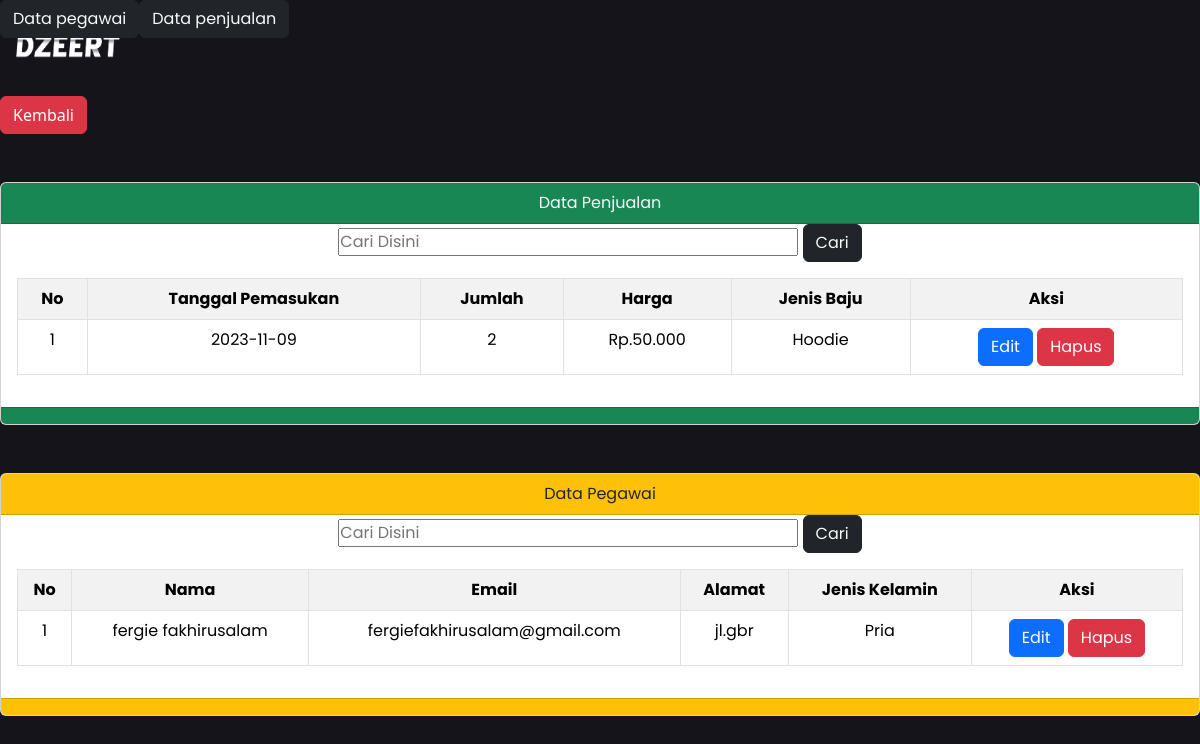
The app's page /owner/lapor.php, older data.
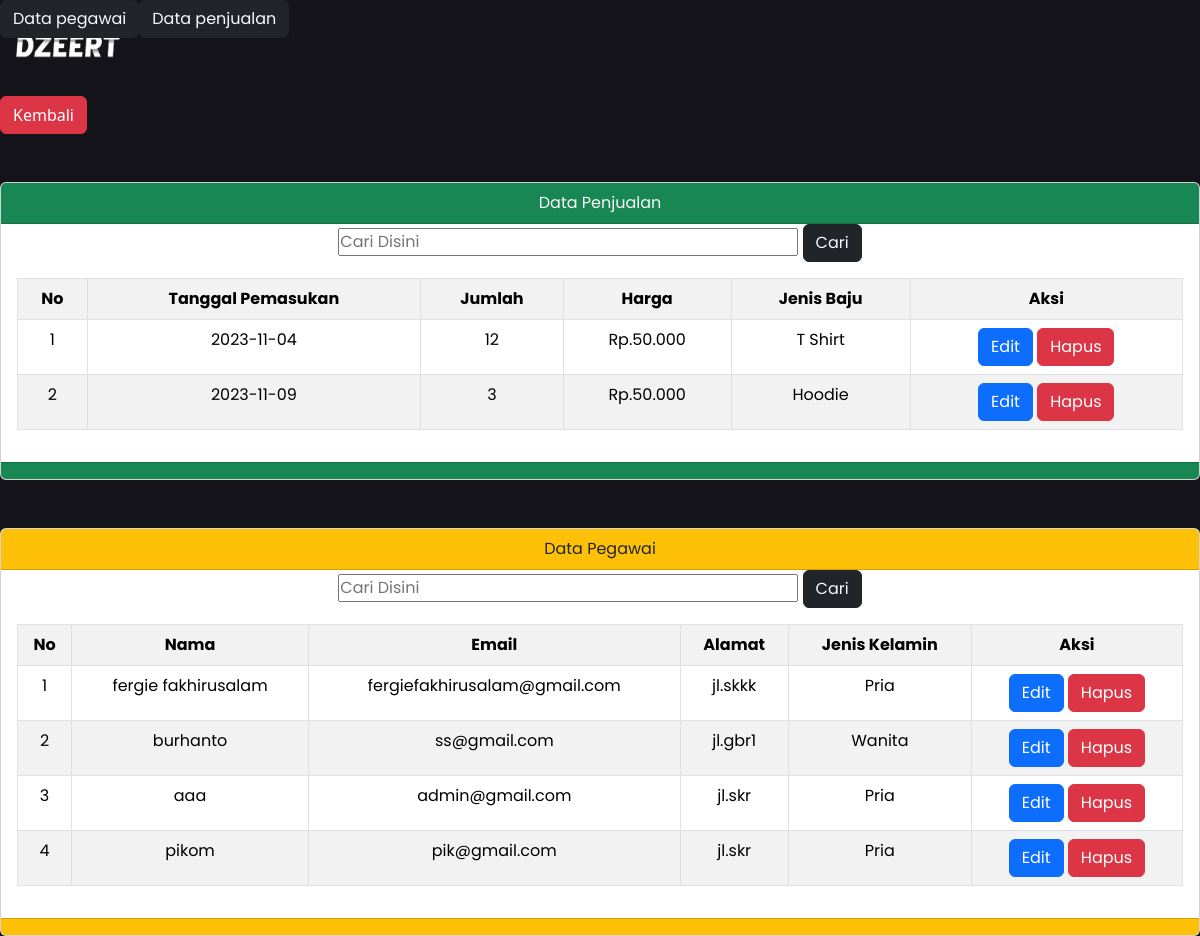
The same page, newer data.
### tables this page shows
CREATE TABLE `kelola_penjualan` (
  `id_penjualan` int(11) NOT NULL,
  `tanggal_penjualan` date NOT NULL,
  `jumlah` varchar(255) NOT NULL,
  `harga` varchar(255) NOT NULL,
  `jenis_baju` varchar(50) NOT NULL
);

CREATE TABLE `kelola_pegawai` (
  `id_pegawai` int(11) NOT NULL,
  `nama` varchar(50) NOT NULL,
  `email` varchar(50) NOT NULL,
  `alamat` varchar(255) NOT NULL,
  `jenis_kelamin` varchar(11) NOT NULL
);

### owner/function.php (called while the page is built, shortened)
<?php
$koneksi = mysqli_connect("localhost","root","","penjualan");
function query($query) {
    global $koneksi;
    $result= mysqli_query($koneksi, $query);
    $row = [];
    while($tampil = mysqli_fetch_assoc($result)) {
     $row[] = $tampil;
    }
    return $row;
}
?>

### owner/lapor.php (the view, shortened to what this page needs)
<?php require'function.php';
$kelola_penjualan = query("SELECT * FROM kelola_penjualan");
$kelola_pegawai = query("SELECT * FROM kelola_pegawai");
?>
<!DOCTYPE html>
<html lang="en">
<head>
    <link href="https://cdn.jsdelivr.net/npm/bootstrap@5.3.2/dist/css/bootstrap.min.css" rel="stylesheet">
  <link rel="stylesheet" href="../css/user.css">
</head>
<nav class="navbar navbar-expand-lg bg-#292832 navbar-dark text-light">
  <div class="container-fluid">
    <img src="../img/logo.jpg.png" width="120px" height="80px">
     <div class="navbar-nav ms-auto text-light fixed-top">
      <a href="#pegawai" class="btn btn-dark text-light">Data pegawai</a>
      <a href="#penjualan" class="btn btn-dark text-light">Data penjualan</a>
      </div>
  </div>
</nav>
<a href="home.php" class="btn btn-danger">Kembali</a>
<section id="penjualan">
<div class="card text-center mt-5">
  <div class="card-header bg-success text-light">
      Data Penjualan
    </div>
    <form action="" method="post">
            <input type="text" name="keyword" size="30" placeholder="Cari Disini">
            <button type="submit" class="btn btn-dark text-light" name="nyari">Cari</button>
          </form>
<div class="card-body">
<table class="table table-striped table-hover table-bordered">
      <tr>
        <th>No</th>
        <th>Tanggal Pemasukan</th>
        <th>Jumlah</th>
        <th>Harga</th>
        <th>Jenis Baju</th>
        <th>Aksi</th>
      </tr>
            <tr>
            <?php
           $i = 1;
           ?>
            <?php foreach($kelola_penjualan as $tampil) : ?>
              <td><?= $i ?></td>
              <td><?= $tampil["tanggal_penjualan"]; ?></td>
              <td><?= $tampil["jumlah"]; ?></td>
              <td><?= $tampil["harga"]; ?></td>
              <td><?= $tampil["jenis_baju"]; ?></td>
              <td>
                <a href="edit_penjualan.php?id_penjualan=<?= $tampil["id_penjualan"]?>" class="btn btn-primary">Edit</a>
                <a href="hapus_penjualan.php?id_penjualan=<?= $tampil["id_penjualan"]?>" onclick="return confirm('yakin');" class="btn btn-danger">Hapus</a>
            </td>
            </tr>
            <?php $i++ ?>
           <?php endforeach; ?>
    </table>
</div>
<div class="card-footer bg-success text-light">
  </div>
</div>
</section>
<section id="pegawai">
<div class="card text-center mt-5">
<div class="card-header bg-warning text-dark">
    Data Pegawai
  </div>
  <form action="" method="post">
                <input type="text" name="keyword" size="30" placeholder="Cari Disini">
                <button type="submit" class="btn btn-dark text-light" name="find">Cari</button>
              </form>
<div class="card-body">
<table class="table table-striped table-hover table-bordered">
      <tr>
        <th>No</th>
        <th>Nama</th>
        <th>Email</th>
        <th>Alamat</th>
        <th>Jenis Kelamin</th>
        <th>Aksi</th>
      </tr>
            <tr>
            <?php
           $i = 1;
           ?>
            <?php foreach($kelola_pegawai as $tampil) : ?>
              <td><?= $i ?></td>
              <td><?= $tampil["nama"]; ?></td>
              <td><?= $tampil["email"]; ?></td>
              <td><?= $tampil["alamat"]; ?></td>
              <td><?= $tampil["jenis_kelamin"]; ?></td>
              <td>
                <a href="edit_pegawai.php?id_pegawai=<?= $tampil["id_pegawai"]?>" class="btn btn-primary">Edit</a>
                <a href="hapus_pegawai.php?id_pegawai=<?= $tampil["id_pegawai"]?>" onclick="return confirm('yakin');" class="btn btn-danger">Hapus</a>
            </td>
            </tr>
            <?php $i++ ?>
           <?php endforeach; ?>
    </table>
</div>
<div class="card-footer bg-warning text-light">
  </div>
</div>
</section>

Row changes from the older to the newer data that the page shows:
removed kelola_penjualan: tanggal_penjualan "2023-11-09", jumlah "2", harga "Rp.50.000", jenis_baju "Hoodie"
added kelola_penjualan: tanggal_penjualan "2023-11-04", jumlah "12", harga "Rp.50.000", jenis_baju "T Shirt"
added kelola_penjualan: tanggal_penjualan "2023-11-09", jumlah "3", harga "Rp.50.000", jenis_baju "Hoodie"
changed kelola_pegawai "fergie fakhirusalam": alamat "jl.gbr" → "jl.skkk"
added kelola_pegawai: nama "burhanto", email "ss@gmail.com", alamat "jl.gbr1", jenis_kelamin "Wanita"
added kelola_pegawai: nama "aaa", email "admin@gmail.com", alamat "jl.skr", jenis_kelamin "Pria"
added kelola_pegawai: nama "pikom", email "pik@gmail.com", alamat "jl.skr", jenis_kelamin "Pria"
